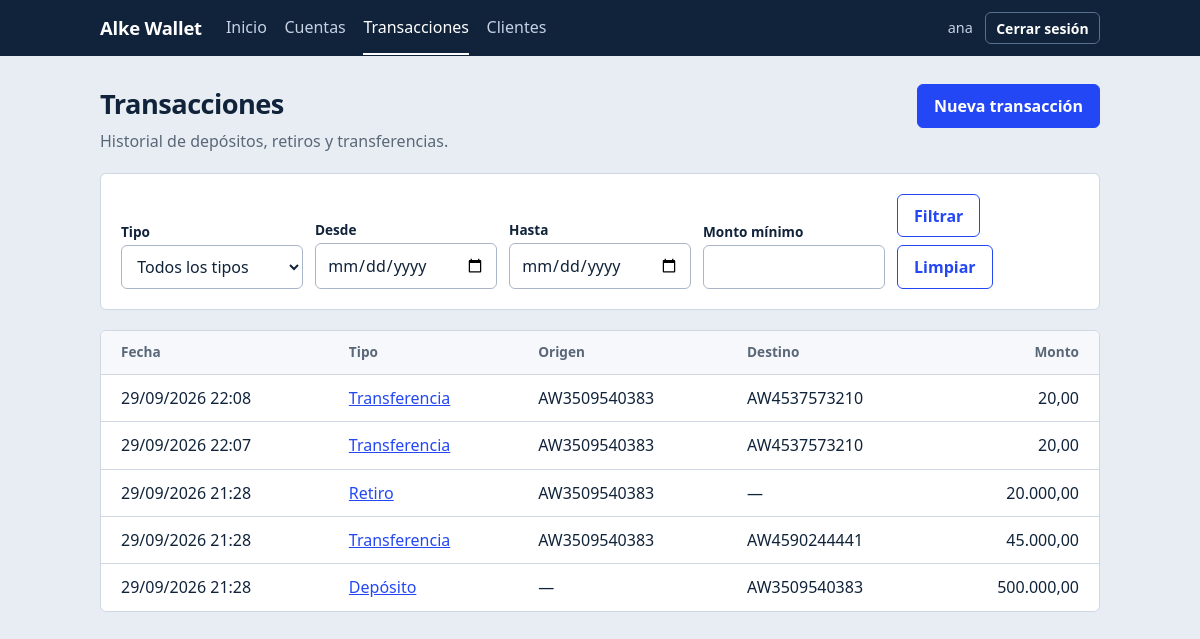
The app's page /transacciones/ (signed in) with its own data.
### gestion/models.py (models this page shows, shortened)
class Transaccion(models.Model):
    class Tipo(models.TextChoices):
        DEPOSITO = "DEPOSITO", "Depósito"
        RETIRO = "RETIRO", "Retiro"
        TRANSFERENCIA = "TRANSFERENCIA", "Transferencia"
    tipo = models.CharField(max_length=15, choices=Tipo.choices)
    cuenta_origen = models.ForeignKey(
        Cuenta,
        on_delete=models.PROTECT,
        null=True,
        blank=True,
        related_name="salidas",
    )
    cuenta_destino = models.ForeignKey(
        Cuenta,
        on_delete=models.PROTECT,
        null=True,
        blank=True,
        related_name="entradas",
    )
    monto = models.DecimalField(
        max_digits=14,
        decimal_places=2,
        validators=[MinValueValidator(Decimal("0.01"))],
    )
    descripcion = models.CharField(max_length=200, blank=True)
    fecha = models.DateTimeField(auto_now_add=True)
    class Meta:
        ordering = ["-fecha", "-id"]
        verbose_name = "transacción"
        verbose_name_plural = "transacciones"
        constraints = [
            models.CheckConstraint(
                condition=Q(monto__gt=0), name="transaccion_monto_positivo"
            )
        ]
    def get_absolute_url(self):
        return reverse("gestion:transaccion_detalle", args=[self.pk])

class Cuenta(models.Model):
    class Tipo(models.TextChoices):
        AHORRO = "AHORRO", "Ahorro"
        CORRIENTE = "CORRIENTE", "Corriente"
        VISTA = "VISTA", "Vista"
    class Moneda(models.TextChoices):
        CLP = "CLP", "Peso chileno (CLP)"
        USD = "USD", "Dólar (USD)"
    cliente = models.ForeignKey(
        Cliente, on_delete=models.PROTECT, related_name="cuentas"
    )
    numero = models.CharField(max_length=20, unique=True, editable=False)
    tipo = models.CharField(max_length=10, choices=Tipo.choices, default=Tipo.VISTA)
    moneda = models.CharField(
        max_length=3, choices=Moneda.choices, default=Moneda.CLP
    )
    saldo = models.DecimalField(
        max_digits=14,
        decimal_places=2,
        default=Decimal("0.00"),
        editable=False,  # solo cambia mediante transacciones (ver services.py)
        validators=[MinValueValidator(Decimal("0.00"))],
    )
    activa = models.BooleanField(default=True)
    creada = models.DateTimeField(auto_now_add=True)
    class Meta:
        ordering = ["cliente__nombre", "numero"]
        constraints = [
            models.CheckConstraint(
                condition=Q(saldo__gte=0), name="cuenta_saldo_no_negativo"
            )
        ]

### gestion/views.py (the view)
# urls.py: path("transacciones/", views.TransaccionListView.as_view(), name="transaccion_lista"),
class TransaccionListView(LoginRequiredMixin, ListView):
    template_name = "gestion/transaccion_list.html"
    context_object_name = "transacciones"
    paginate_by = 15
    def get_queryset(self):
        self.filtro = FiltroTransaccionForm(self.request.GET or None)
        qs = consultas.transacciones_visibles(self.request.user)
        if self.filtro.is_valid():
            qs = consultas.filtrar_transacciones(qs, **self.filtro.cleaned_data)
        return qs
    def get_context_data(self, **kwargs):
        ctx = super().get_context_data(**kwargs)
        ctx["filtro"] = self.filtro
        params = self.request.GET.copy()
        params.pop("page", None)
        ctx["query"] = params.urlencode()
        return ctx

### gestion/forms.py
class FiltroTransaccionForm(forms.Form):
    tipo = forms.ChoiceField(
        required=False, choices=[("", "Todos los tipos"), *Transaccion.Tipo.choices]
    )
    desde = forms.DateField(required=False, widget=forms.DateInput(attrs={"type": "date"}))
    hasta = forms.DateField(required=False, widget=forms.DateInput(attrs={"type": "date"}))
    monto_minimo = forms.DecimalField(required=False, min_value=0, decimal_places=2)

### gestion/consultas.py (called while the page is built)
def transacciones_visibles(user):
    qs = Transaccion.objects.select_related(
        "cuenta_origen__cliente", "cuenta_destino__cliente"
    )
    if user.is_staff:
        return qs
    return qs.filter(
        Q(cuenta_origen__cliente__usuario=user)
        | Q(cuenta_destino__cliente__usuario=user)
    )

### templates/gestion/transaccion_list.html (shortened to what this page needs)
{% extends "base.html" %}
{% block contenido %}
<div class="cabecera">
  <div><h1>Transacciones</h1><p class="sub">Historial de depósitos, retiros y transferencias.</p></div>
  <a class="btn" href="{% url 'gestion:transaccion_crear' %}">Nueva transacción</a>
</div>
<form method="get" class="panel filtros" aria-label="Filtros">
  <div><label for="{{ filtro.tipo.id_for_label }}">Tipo</label>{{ filtro.tipo }}</div>
  <div><label for="{{ filtro.desde.id_for_label }}">Desde</label>{{ filtro.desde }}</div>
  <div><label for="{{ filtro.hasta.id_for_label }}">Hasta</label>{{ filtro.hasta }}</div>
  <div><label for="{{ filtro.monto_minimo.id_for_label }}">Monto mínimo</label>{{ filtro.monto_minimo }}</div>
  <div class="acciones"><button class="btn btn--sec" type="submit">Filtrar</button><a class="btn btn--sec" href="{% url 'gestion:transaccion_lista' %}">Limpiar</a></div>
</form>
<div class="panel panel--tabla">
  {% if transacciones %}
  <table>
    <thead><tr><th>Fecha</th><th>Tipo</th><th>Origen</th><th>Destino</th><th class="der">Monto</th></tr></thead>
    <tbody>{% for t in transacciones %}
      <tr>
        <td>{{ t.fecha|date:"d/m/Y H:i" }}</td>
        <td><a href="{{ t.get_absolute_url }}">{{ t.get_tipo_display }}</a></td>
        <td>{{ t.cuenta_origen.numero|default:"—" }}</td>
        <td>{{ t.cuenta_destino.numero|default:"—" }}</td>
        <td class="der num">{{ t.monto|floatformat:"2g" }}</td>
      </tr>
    {% endfor %}</tbody>
  </table>
  {% else %}<p class="vacio">No hay transacciones que coincidan.</p>{% endif %}
</div>
{% endblock %}

### templates/base.html (shortened to what this page needs)
{% load static %}<!DOCTYPE html>
<html lang="es">
<head>
  <link rel="stylesheet" href="{% static 'css/alke.css' %}">
</head>
<body>
  <header class="barra">
    <div class="barra__interior">
      <a class="marca" href="{% url 'gestion:inicio' %}">Alke Wallet</a>
      {% if user.is_authenticated %}
      {% with ruta=request.resolver_match.url_name %}
      <nav aria-label="Principal">
        <a href="{% url 'gestion:inicio' %}" {% if ruta == 'inicio' %}aria-current="page"{% endif %}>Inicio</a>
        <a href="{% url 'gestion:cuenta_lista' %}" {% if 'cuenta' in ruta %}aria-current="page"{% endif %}>Cuentas</a>
        <a href="{% url 'gestion:transaccion_lista' %}" {% if 'transaccion' in ruta %}aria-current="page"{% endif %}>Transacciones</a>
        <a href="{% url 'gestion:cliente_lista' %}" {% if 'cliente' in ruta %}aria-current="page"{% endif %}>Clientes</a>
      </nav>
      {% endwith %}
      <div class="barra__usuario">
        <span>{{ user.get_username }}</span>
        <form method="post" action="{% url 'logout' %}">
          <button class="btn btn--chico btn--fantasma" type="submit">Cerrar sesión</button>
        </form>
      </div>
      {% endif %}
    </div>
  </header>
  <main>
    {% block contenido %}{% endblock %}
  </main>
</body>
</html>

### static/css/alke.css (style rules this page uses)
:root { --tinta: #10233a; --lienzo: #e8edf3; --papel: #ffffff; --cobalto: #2447f5; --cobalto-oscuro: #1a35c2; --apagado: #5a6778; --linea: #cfd7e2; --positivo: #0e7f57; --negativo: #b8352b; --aviso: #fff4d6; --radio: 6px; --fuente: ui-sans-serif, "Segoe UI", Roboto, "Helvetica Neue", Arial, sans-serif; }
* { box-sizing: border-box; }
html { font-size: 16px; }
body { margin: 0; font-family: var(--fuente); color: var(--tinta); background: var(--lienzo); line-height: 1.5; }
a { color: var(--cobalto); }
.num { font-variant-numeric: tabular-nums; }
.barra { background: var(--tinta); color: #fff; }
.barra__interior { max-width: 1040px; margin: 0 auto; padding: 0 1.25rem; display: flex; align-items: center; gap: 1.5rem; flex-wrap: wrap; min-height: 56px; }
.marca { font-weight: 700; font-size: 1.15rem; color: #fff; text-decoration: none; letter-spacing: -0.01em; }
.barra nav { display: flex; gap: 1.1rem; flex-wrap: wrap; flex: 1; }
.barra nav a { color: #c6d2e3; text-decoration: none; padding: 0.9rem 0; border-bottom: 2px solid transparent; }
.barra nav a:hover, .barra nav a[aria-current="page"] { color: #fff; border-bottom-color: #fff; }
.barra__usuario { display: flex; align-items: center; gap: 0.75rem; font-size: 0.9rem; color: #c6d2e3; }
.barra__usuario form { margin: 0; }
main { max-width: 1040px; margin: 0 auto; padding: 1.75rem 1.25rem 3rem; }
h1 { font-size: 1.7rem; margin: 0 0 0.25rem; letter-spacing: -0.02em; }
.sub { color: var(--apagado); margin: 0 0 1.5rem; }
.cabecera { display: flex; justify-content: space-between; align-items: flex-start; gap: 1rem; flex-wrap: wrap; margin-bottom: 1.25rem; }
.cabecera .sub { margin-bottom: 0; }
.panel { background: var(--papel); border: 1px solid var(--linea); border-radius: var(--radio); padding: 1.25rem; margin-bottom: 1.25rem; }
.panel--tabla { padding: 0; overflow-x: auto; }
table { width: 100%; border-collapse: collapse; }
th, td { text-align: left; padding: 0.7rem 1.25rem; border-bottom: 1px solid var(--linea); vertical-align: middle; }
th { font-weight: 600; color: var(--apagado); font-size: 0.85rem; background: #f6f8fb; }
tbody tr:last-child td { border-bottom: none; }
td.der, th.der { text-align: right; }
.btn { display: inline-block; font: inherit; font-weight: 600; cursor: pointer; text-decoration: none; padding: 0.55rem 1rem; border-radius: var(--radio); border: 1px solid var(--cobalto); background: var(--cobalto); color: #fff; }
.btn--sec { background: var(--papel); color: var(--cobalto); }
.btn--chico { padding: 0.3rem 0.65rem; font-size: 0.875rem; }
.btn--fantasma { background: transparent; color: #fff; border-color: #56708f; }
.acciones { display: flex; gap: 0.5rem; flex-wrap: wrap; }
.campo input[type=text], .campo input[type=email], .campo input[type=password], .campo input[type=number], .campo input[type=date], .campo select, .campo textarea, .filtros input, .filtros select { width: 100%; font: inherit; padding: 0.55rem 0.7rem; border: 1px solid #a9b6c7; border-radius: var(--radio); background: #fff; color: var(--tinta); }
.filtros { display: grid; grid-template-columns: repeat(auto-fit, minmax(150px, 1fr)); gap: 0.75rem; align-items: end; }
.filtros label { display: block; font-size: 0.85rem; font-weight: 600; margin-bottom: 0.2rem; }

### records on screen
Transaccion: fecha "29/09/2026 22:08", tipo "Transferencia", cuenta_origen.numero "AW3509540383", cuenta_destino.numero "AW4537573210", monto "20,00"
Transaccion: fecha "29/09/2026 22:07", tipo "Transferencia", cuenta_origen.numero "AW3509540383", cuenta_destino.numero "AW4537573210", monto "20,00"
Transaccion: fecha "29/09/2026 21:28", tipo "Retiro", cuenta_origen.numero "AW3509540383", cuenta_destino.numero "—", monto "20.000,00"
Transaccion: fecha "29/09/2026 21:28", tipo "Transferencia", cuenta_origen.numero "AW3509540383", cuenta_destino.numero "AW4590244441", monto "45.000,00"
Transaccion: fecha "29/09/2026 21:28", tipo "Depósito", cuenta_origen.numero "—", cuenta_destino.numero "AW3509540383", monto "500.000,00"

### other values on screen
{{ user.get_username }} "ana"
